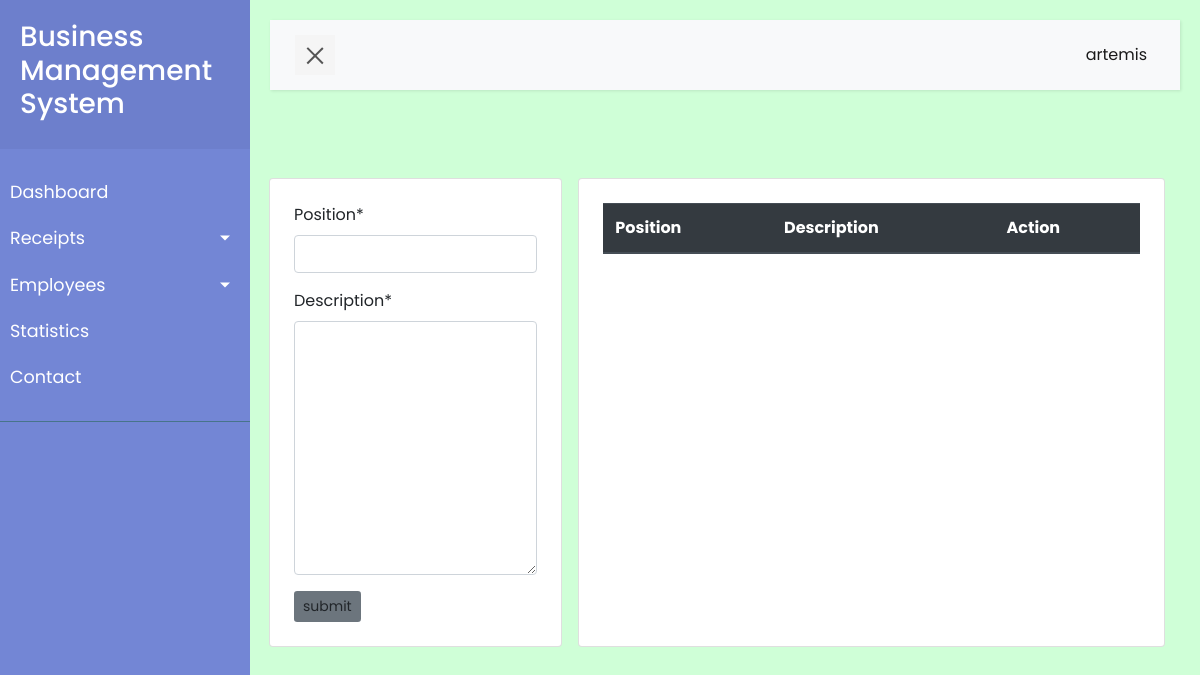
Page /management/position/ (signed in) on the earlier database version.
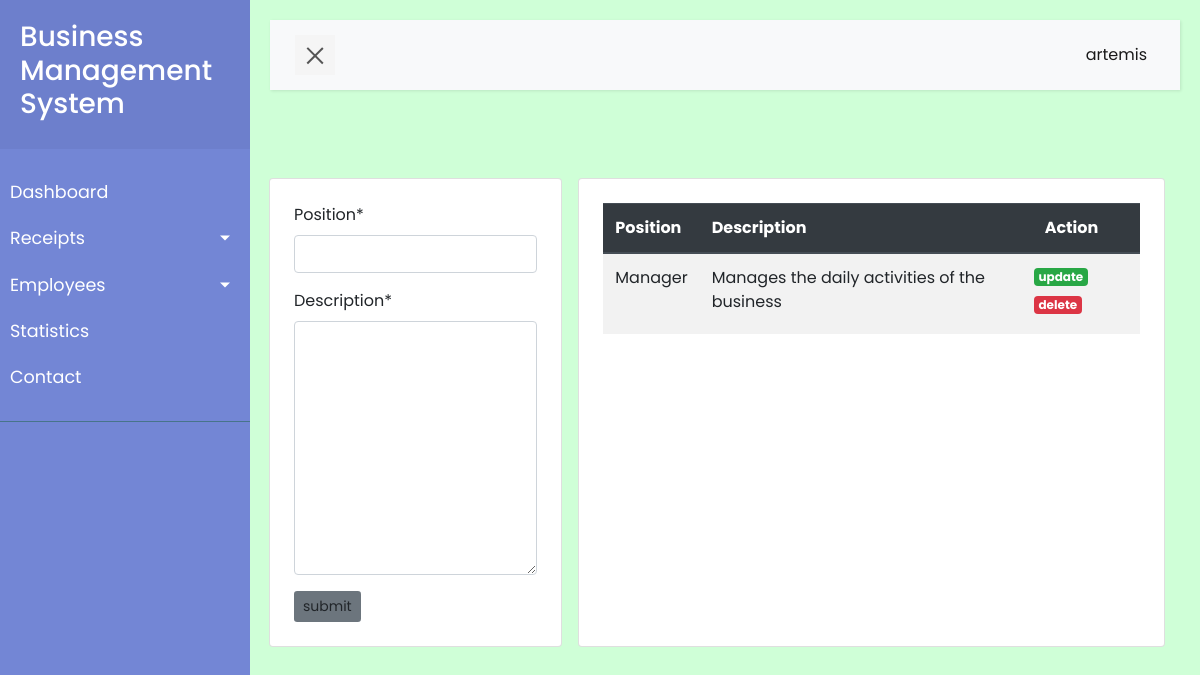
Same page on the later database version.
### management/models.py (models this page shows, shortened)
class Position(models.Model):
    position = models.CharField(max_length=100, unique=True)
    description = models.TextField()

### management/views.py (the view)
# urls.py: path('position/', views.add_position, name='position'),
def add_position(request):
    form = PositionForm
    positions = Position.objects.order_by('position')[:7]
    if request.method == 'POST':
        form = PositionForm(request.POST)
        if form.is_valid():
            form.save()
    context = {'form':form, 'positions':positions}
    return render(request, 'employees/new_position.html', context)

### management/templates/employees/new_position.html (shortened to what this page needs)
<!DOCTYPE html>
{% extends 'base.html' %} {% load crispy_forms_tags %}
     {% block content %}
    <div class="container py-5">
      <div class="d-flex justify-content-center">
        <div class="col-md-4 card p-4">
          <form method="POST" action="">
            {% csrf_token %} {{form|crispy}}
            <button class="btn btn-sm bg-secondary" type="submit">
              submit
            </button>
          </form>
        </div>
        <div class="col-md-8 card p-4 mx-3">
          <table class="table table-striped">
            <thead class="thead-dark">
              <tr>
                <th scope="col">Position</th>
                <th scope="col">Description</th>
                <th scope="col">Action</th>
              </tr>
            </thead>
            <tbody>
              {% for pos in positions %}
              <tr>
                <td>{{ pos.position }}</td>
                <td>{{ pos.description }}</td>
                <td>
                  <div class="row">
                    <h6>
                      <a href="" class="badge badge-success mx-1">update</a>
                    </h6>
                    <h6>
                      <a href="" class="badge badge-danger mx-1">delete</a>
                    </h6>
                  </div>
                </td>
              </tr>
              {% endfor %}
            </tbody>
          </table>
        </div>
      </div>
    </div>
    {% endblock content %}

### templates/base.html (shortened to what this page needs)
<!DOCTYPE html>
<html>
{% load static %}
<head>
    <link rel="stylesheet" href="https://cdn.jsdelivr.net/npm/bootstrap@4.6.2/dist/css/bootstrap.min.css">
    <link rel="stylesheet" href="{% static 'css/style5.css' %}">
</head>
<body>
    {% if user.is_authenticated %}
    <div class="wrapper">
        <nav id="sidebar">
            <div class="sidebar-header">
                <h3>Business Management System</h3>
            </div>
            <ul class="list-unstyled components">
                <li>
                    <a href="{% url 'dashboard' %}">Dashboard</a>
                    <a href="#pageSubmenu" data-toggle="collapse" aria-expanded="false" class="dropdown-toggle">Receipts</a>
                    <a href="#submenu" data-toggle="collapse" aria-expanded="false" class="dropdown-toggle">Employees</a>
                </li>
                <li>
                    <a href="{% url 'cash_stats' %}">Statistics</a>
                </li>
                <li>
                    <a href="#">Contact</a>
                </li>
            </ul>
        </nav>
        <div id="content">
            <nav class="navbar navbar-expand-lg navbar-light bg-light">
                <div class="container-fluid">
                    <button type="button" id="sidebarCollapse" class="navbar-btn">
                        <span></span>
                    </button>
                    <div class="collapse navbar-collapse" id="navbarSupportedContent">
                        <ul class="nav navbar-nav ml-auto">
                            <li class="nav-item active">
                               <a class="nav-link" href="#">{{user.username}}</i></a>
                            </li>
                        </ul>
                    </div>
                </div>
            </nav>
            {% block content %}{% endblock content %}
        </div>
    </div>
    {% endif %}
</body>
</html>

### static/css/style5.css (style rules this page uses)
body { font-family: 'Poppins', sans-serif; background: #cfffd7; }
a, a:hover, a:focus { color: inherit; text-decoration: none; transition: all 0.3s; }
.navbar { padding: 15px 10px; background: #fff; border: none; border-radius: 0; margin-bottom: 40px; box-shadow: 1px 1px 3px rgba(0, 0, 0, 0.1); }
.navbar-btn { box-shadow: none; outline: none !important; border: none; }
.wrapper { display: flex; width: 100%; align-items: stretch; perspective: 1500px; }
#sidebar { min-width: 250px; max-width: 250px; background: #7386D5; color: #fff; transition: all 0.6s cubic-bezier(0.945, 0.020, 0.270, 0.665); transform-origin: bottom left; }
#sidebar .sidebar-header { padding: 20px; background: #6d7fcc; }
#sidebar ul.components { padding: 20px 0; border-bottom: 1px solid #47748b; }
#sidebar ul li a { padding: 10px; font-size: 1.1em; display: block; }
a[data-toggle="collapse"] { position: relative; }
.dropdown-toggle::after { display: block; position: absolute; top: 50%; right: 20px; transform: translateY(-50%); }
#content { width: 100%; padding: 20px; min-height: 100vh; transition: all 0.3s; }
#sidebarCollapse { width: 40px; height: 40px; background: #f5f5f5; cursor: pointer; }
#sidebarCollapse span { width: 80%; height: 2px; margin: 0 auto; display: block; background: #555; transition: all 0.8s cubic-bezier(0.810, -0.330, 0.345, 1.375); transition-delay: 0.2s; }
#sidebarCollapse span:last-of-type { transform: rotate(-45deg) translate(1px, -1px); }

Differences in the rows shown:
added Position: position "Manager", description "Manages the daily activities of the business"
